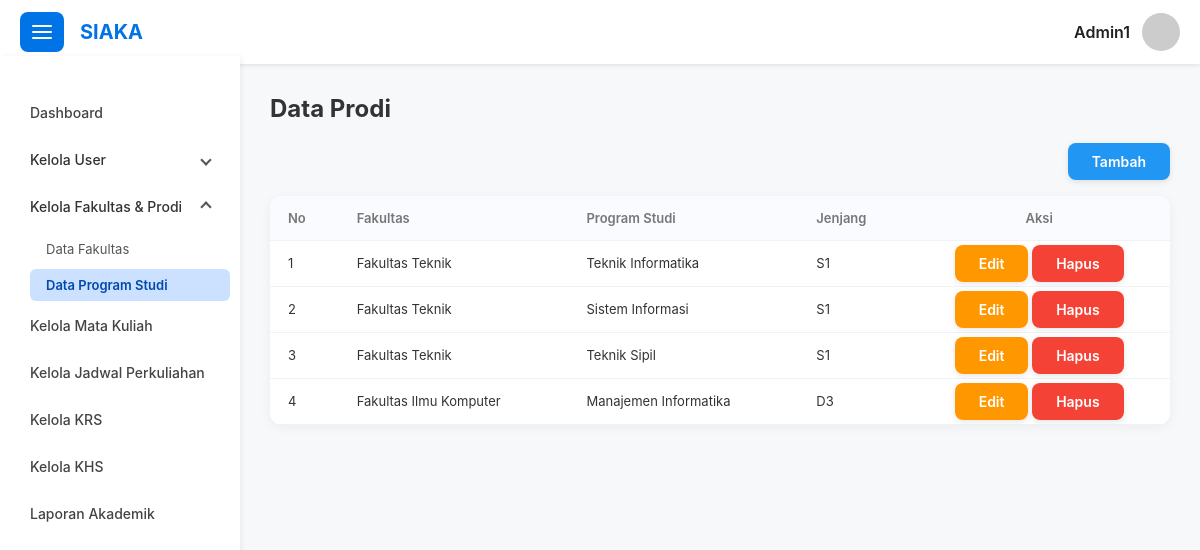
Screenshot of /page/prodi/data_prodi.php (signed in) with the database file from the repository.
### tables this page shows
CREATE TABLE `prodi` (
  `id` int(11) NOT NULL,
  `nama_prodi` varchar(100) NOT NULL,
  `id_fakultas` int(11) NOT NULL,
  `jenjang` enum('D3','S1','S2') DEFAULT NULL
);

CREATE TABLE `fakultas` (
  `id` int(11) NOT NULL,
  `nama_fakultas` varchar(100) NOT NULL
);

### config/config.php (called while the page is built, shortened)
<?php
function base_url($path = '')
{
  return BASE_URL . ltrim($path, '/');
}

### page/prodi/data_prodi.php (the view, shortened to what this page needs)
<?php include("../../layout/header.php"); ?>
<?php include("../../layout/topbar.php"); ?>
<?php include("../../layout/sidebar.php"); ?>
<?php include("../../config/db.php"); ?>
<section id="data-prodi">
  <div class="row">
    <div class="col-md-12 mb-3">
      <a href="<?= base_url("/page/prodi/tambah_prodi.php") ?>" class="btn btn-info float-right">Tambah</a>
    </div>
    <div class="col-md-12">
      <table>
        <thead>
          <tr>
            <th>No</th>
            <th>Fakultas</th>
            <th>Program Studi</th>
            <th>Jenjang</th>
            <th class="text-center">Aksi</th>
          </tr>
        </thead>
        <?php
        $query = "SELECT p.*, f.nama_fakultas FROM prodi p JOIN fakultas f ON f.id = p.id_fakultas";
        $sql = mysqli_query($conn, $query);
        $count = mysqli_num_rows($sql);
        $no = 1;
        ?>
        <tbody id="prodi-table-body">
          <?php if ($count > 0) { ?>
            <?php while ($data = mysqli_fetch_array($sql)) { ?>
              <tr>
                <td><?= $no++; ?></td>
                <td><?= $data["nama_fakultas"]; ?></td>
                <td><?= $data["nama_prodi"]; ?></td>
                <td><?= $data["jenjang"]; ?></td>
                <td class="text-center">
                  <a href="<?= base_url("/page/prodi/edit_prodi.php") . "?id=" . $data["id"]; ?>" class="btn btn-warning">Edit</a>
                  <a href="<?= base_url("/action/prodi/hapus_data.php") . "?id=" . $data["id"]; ?>" class="btn btn-danger">Hapus</a>
                </td>
              </tr>
            <?php } ?>
          <?php } else { ?>
            <tr>
              <td colspan="6" style="text-align: center;">Tidak ada data</td>
            </tr>
          <?php } ?>
        </tbody>
      </table>
    </div>
  </div>
</section>
<?php include("../../layout/scripts.php"); ?>
<?php include("../../layout/footer.php"); ?>

### style/style.css (style rules this page uses)
* { box-sizing: border-box; }
body { margin: 0; font-family: 'Inter', sans-serif; background: #f7f8fa; color: #222; }
table { width: 100%; border-collapse: collapse; background: white; border-radius: 12px; overflow: hidden; box-shadow: 0 2px 12px rgb(0 0 0 / 0.05); }
th, td { text-align: left; padding: 14px 18px; font-size: 13px; border-bottom: 1px solid #f0f2f5; color: #333; white-space: nowrap; }
th { background: #f9fbff; font-weight: 600; color: #777; }
.btn { padding: 10px 24px; font-size: 14px; font-weight: 600; border: none; border-radius: 8px; cursor: pointer; user-select: none; transition: background-color 0.25s ease, transform 0.1s ease; box-shadow: 0 2px 6px rgba(0, 0, 0, 0.1); outline: none; text-decoration: none; }
.btn-danger { background-color: #f44336; color: white; }
.btn-warning { background-color: #ff9800; color: white; }
.btn-info { background-color: #2196f3; color: white; }
.row { display: flex; flex-wrap: wrap; margin-left: -10px; margin-right: -10px; }
[class*="col-"] { padding-left: 10px; padding-right: 10px; box-sizing: border-box; }
@media (min-width: 768px) { .col-md-12 { width: 100%; } }
.mb-3 { margin-bottom: 1rem !important; }
.text-center { text-align: center !important; }
.float-right { float: right !important; }

### rows the page displays
prodi: id_fakultas.nama_fakultas "Fakultas Teknik", nama_prodi "Teknik Informatika", jenjang "S1"
prodi: id_fakultas.nama_fakultas "Fakultas Teknik", nama_prodi "Sistem Informasi", jenjang "S1"
prodi: id_fakultas.nama_fakultas "Fakultas Teknik", nama_prodi "Teknik Sipil", jenjang "S1"
prodi: id_fakultas.nama_fakultas "Fakultas Ilmu Komputer", nama_prodi "Manajemen Informatika", jenjang "D3"

### other values shown
$_SESSION["username"] "Admin1"
$page "Data Prodi"
